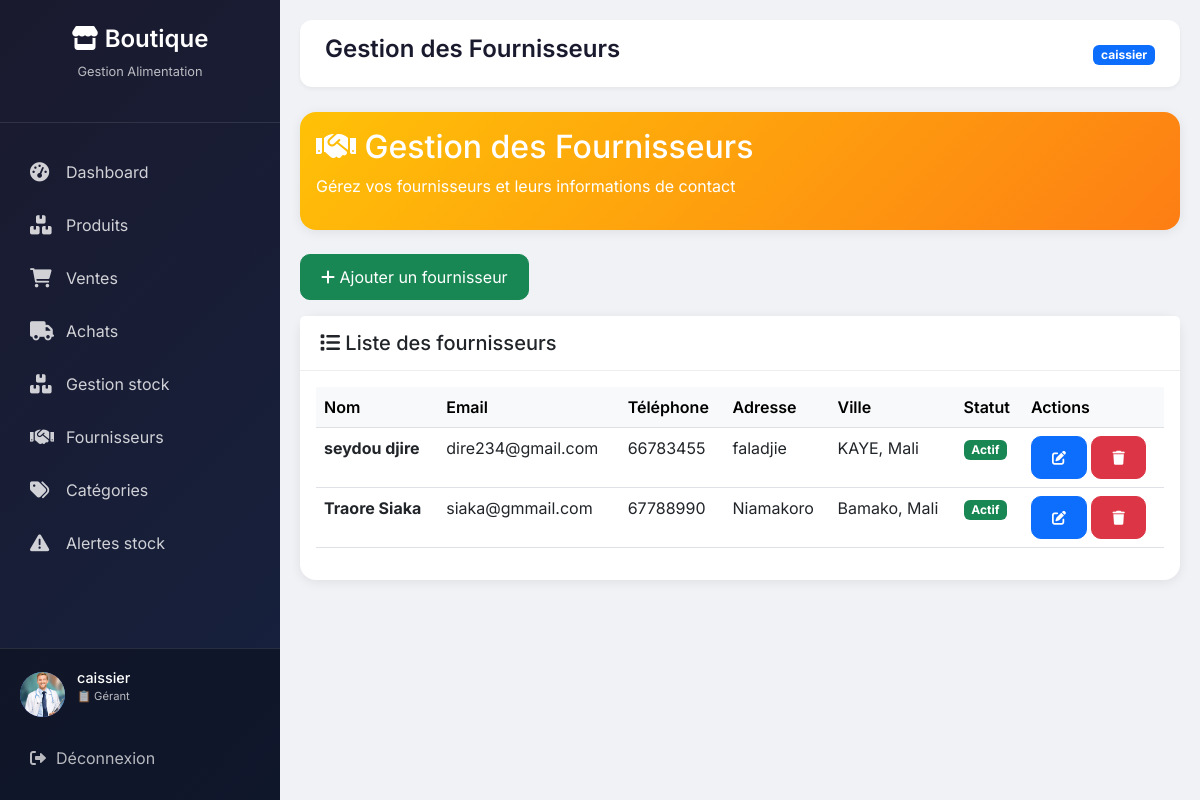
The page /fournisseurs/ (signed in) on the database its author committed.
### shop/models.py (models this page shows, shortened)
class Profil(models.Model):
    ROLE_CHOICES = (
        ('admin', 'Administrateur'),
        ('manager', 'Gérant'),
        ('comptable', 'Comptable'),
    )
    user = models.OneToOneField(User, on_delete=models.CASCADE)
    role = models.CharField(max_length=20, choices=ROLE_CHOICES,
                            default='manager')
    avatar = models.ImageField(upload_to='avatars/', blank=True, null=True)

class Fournisseur(models.Model):
    nom = models.CharField(max_length=150)
    email = models.EmailField(blank=True, null=True)
    phone = models.CharField(max_length=20)
    adresse = models.CharField(max_length=255)
    ville = models.CharField(max_length=100)
    pays = models.CharField(max_length=100)
    actif = models.BooleanField(default=True)
    date_creation = models.DateTimeField(auto_now_add=True)

### shop/views.py (the view)
# urls.py: path('fournisseurs/', views.liste_fournisseurs, name='liste_fournisseurs'),
@login_required
def liste_fournisseurs(request):
    fournisseurs_list = Fournisseur.objects.all().order_by('-date_creation')
    paginator = Paginator(fournisseurs_list, 10)
    page_number = request.GET.get('page', 1)
    fournisseurs = paginator.get_page(page_number)
    return render(request, 'shop/fournisseurs/liste.html', {'fournisseurs': fournisseurs})

### shop/templates/shop/fournisseurs/liste.html (shortened to what this page needs)
{% extends 'shop/base.html' %}
{% load static %}
{% block page_title %}Gestion des Fournisseurs{% endblock %}
{% block content %}
<div class="card text-white mb-4" style="background: linear-gradient(135deg, #ffc107 0%, #fd7e14 100%);">
    <div class="card-body">
        <h2><i class="fas fa-handshake"></i> Gestion des Fournisseurs</h2>
        <p>Gérez vos fournisseurs et leurs informations de contact</p>
    </div>
</div>
<div class="mb-3">
    <a href="{% url 'ajouter_fournisseur' %}" class="btn btn-success">
        <i class="fas fa-plus"></i> Ajouter un fournisseur
    </a>
</div>
<div class="card">
    <div class="card-header bg-white">
        <h5 class="mb-0"><i class="fas fa-list"></i> Liste des fournisseurs</h5>
    </div>
    <div class="card-body">
        <div class="table-responsive">
            <table class="table table-hover">
                <thead class="table-light">
                    <tr>
                        <th>Nom</th>
                        <th>Email</th>
                        <th>Téléphone</th>
                        <th>Adresse</th>
                        <th>Ville</th>
                        <th>Statut</th>
                        <th>Actions</th>
                    </tr>
                </thead>
                <tbody>
                    {% for f in fournisseurs %}
                    <tr>
                        <td><strong>{{ f.nom }}</strong></td>
                        <td>{{ f.email|default:"-" }}</small></td>
                        <td>{{ f.phone }}</small></td>
                        <td>{{ f.adresse|truncatechars:30|default:"-" }}</small></td>
                        <td>{{ f.ville }}{% if f.pays %}, {{ f.pays }}{% endif %}</small></td>
                        <td>
                            {% if f.actif %}
                            <span class="badge bg-success">Actif</span>
                            {% else %}
                            <span class="badge bg-danger">Inactif</span>
                            {% endif %}
                        </small></td>
                        <td>
                            <a href="{% url 'modifier_fournisseur' f.id %}" class="btn btn-sm btn-primary">
                                <i class="fas fa-edit"></i>
                            </a>
                            <a href="{% url 'supprimer_fournisseur' f.id %}" class="btn btn-sm btn-danger">
                                <i class="fas fa-trash"></i>
                            </a>
                        </small></td>
                    </tr>
                    {% endfor %}
                </tbody>
            </table>
        </div>
    </div>
</div>
{% endblock %}

### shop/templates/shop/base.html (shortened to what this page needs)
<!DOCTYPE html>
<html lang="fr">
<head>
    <link href="https://cdn.jsdelivr.net/npm/bootstrap@5.3.0/dist/css/bootstrap.min.css" rel="stylesheet">
    <link rel="stylesheet" href="https://cdnjs.cloudflare.com/ajax/libs/font-awesome/6.0.0-beta3/css/all.min.css">
</head>
<body>
<div class="sidebar" id="sidebar">
    <div class="sidebar-header">
        <h3><i class="fas fa-store"></i> Boutique</h3>
        <p>Gestion Alimentation</p>
    </div>
    <ul class="nav-menu">
        <li class="nav-item">
            <a href="
                {% if user.profil.role == 'admin' %}
                    {% url 'dashboard_admin' %}
                {% elif user.profil.role == 'comptable' %}
                    {% url 'dashboard_comptable' %}
                {% else %}
                    {% url 'dashboard_gerant' %}
                {% endif %}
            " class="nav-link">
                <i class="fas fa-tachometer-alt"></i>
                <span>Dashboard</span>
            </a>
        </li>
        {% if user.profil.role != 'comptable' %}
        <li class="nav-item">
            <a href="{% url 'liste_produits' %}" class="nav-link">
                <i class="fas fa-boxes"></i>
                <span>Produits</span>
            </a>
        </li>
        {% endif %}
        <li class="nav-item">
            <a href="{% url 'liste_ventes' %}" class="nav-link">
                <i class="fas fa-shopping-cart"></i>
                <span>Ventes</span>
            </a>
        </li>
        <li class="nav-item">
            <a href="{% url 'liste_achats' %}" class="nav-link">
                <i class="fas fa-truck"></i>
                <span>Achats</span>
            </a>
        </li>
        {% if user.profil.role != 'comptable' %}
        <li class="nav-item">
            <a href="{% url 'gestion_stock' %}" class="nav-link">
                <i class="fas fa-boxes"></i>
                <span>Gestion stock</span>
            </a>
        </li>
        {% endif %}
        {% if user.profil.role != 'comptable' %}
        <li class="nav-item">
            <a href="{% url 'liste_fournisseurs' %}" class="nav-link">
                <i class="fas fa-handshake"></i>
                <span>Fournisseurs</span>
            </a>
        </li>
        {% endif %}
        {% if user.profil.role != 'comptable' %}
        <li class="nav-item">
            <a href="{% url 'liste_categories' %}" class="nav-link">
                <i class="fas fa-tags"></i>
                <span>Catégories</span>
            </a>
        </li>
        {% endif %}
        {% if user.profil.role != 'comptable' %}
        <li class="nav-item">
            <a href="{% url 'alertes_stock' %}" class="nav-link">
                <i class="fas fa-exclamation-triangle"></i>
                <span>Alertes stock</span>
            </a>
        </li>
        {% endif %}
    </ul>
    <div class="user-section">
        <div class="user-info">
            <div class="user-avatar">
                {% if user.profil.avatar %}
                    <img src="{{ user.profil.avatar.url }}" alt="{{ user.username }}">
                {% else %}
                    {{ user.username|make_list|first|upper }}
                {% endif %}
            </div>
            <div class="user-details">
                <h5>{{ user.username }}</h5>
                <p>
                    {% if user.profil.role == 'admin' %}
                        👑 Administrateur
                    {% elif user.profil.role == 'comptable' %}
                        💰 Comptable
                    {% else %}
                        📋 Gérant
                    {% endif %}
                </p>
            </div>
        </div>
        <a href="{% url 'deconnexion' %}" class="logout-link">
            <i class="fas fa-sign-out-alt"></i> Déconnexion
        </a>
    </div>
</div>
<div class="main-content" id="mainContent">
    <div class="top-bar">
        <h1 class="page-title">{% block page_title %}Dashboard{% endblock %}</h1>
        <div class="top-bar-right">
            <span class="badge bg-primary">{{ user.username }}</span>
        </div>
    </div>
    {% block content %}{% endblock %}
</div>
</body>
</html>

### shop/templates/shop/base.html (style rules this page uses)
* { margin: 0; padding: 0; box-sizing: border-box; }
body { font-family: 'Inter', sans-serif; background: #f0f2f5; }
.sidebar { position: fixed; left: 0; top: 0; width: 280px; height: 100%; background: linear-gradient(135deg, #1a1a2e 0%, #16213e 100%); color: white; transition: transform 0.3s ease; z-index: 1000; overflow-y: auto; display: flex; flex-direction: column; }
.sidebar-header { padding: 25px 20px; text-align: center; border-bottom: 1px solid rgba(255,255,255,0.1); margin-bottom: 20px; flex-shrink: 0; }
.sidebar-header h3 { font-size: 1.5rem; font-weight: 600; }
.sidebar-header p { font-size: 0.8rem; opacity: 0.7; margin-top: 5px; }
.nav-menu { list-style: none; padding: 0; margin: 0; flex: 1; }
.nav-item { margin: 5px 15px; }
.nav-link { display: flex; align-items: center; padding: 12px 15px; color: rgba(255,255,255,0.8); text-decoration: none; border-radius: 10px; transition: all 0.3s; gap: 12px; }
.nav-link i { width: 24px; font-size: 1.2rem; }
.user-section { padding: 20px; border-top: 1px solid rgba(255,255,255,0.1); background: rgba(0,0,0,0.3); flex-shrink: 0; }
.user-info { display: flex; align-items: center; gap: 12px; margin-bottom: 15px; }
.user-avatar { width: 45px; height: 45px; background: #667eea; border-radius: 50%; display: flex; align-items: center; justify-content: center; font-weight: bold; font-size: 1.2rem; overflow: hidden; }
.user-avatar img { width: 100%; height: 100%; object-fit: cover; }
.user-details h5 { font-size: 0.9rem; margin-bottom: 2px; }
.user-details p { font-size: 0.7rem; opacity: 0.7; }
.logout-link { display: flex; align-items: center; gap: 10px; color: rgba(255,255,255,0.7); text-decoration: none; padding: 10px; border-radius: 8px; transition: all 0.3s; }
.main-content { margin-left: 280px; padding: 20px; min-height: 100vh; }
.top-bar { background: white; border-radius: 12px; padding: 15px 25px; margin-bottom: 25px; display: flex; justify-content: space-between; align-items: center; box-shadow: 0 2px 4px rgba(0,0,0,0.05); }
.page-title { font-size: 1.5rem; font-weight: 600; color: #1a1a2e; }
.card { background: white; border-radius: 16px; box-shadow: 0 2px 12px rgba(0,0,0,0.08); border: none; margin-bottom: 25px; }
.card-header { background: white; border-bottom: 1px solid #eee; padding: 15px 20px; font-weight: 600; border-radius: 16px 16px 0 0; }
.btn { border-radius: 10px; padding: 10px 20px; }
.table th { background: #f8f9fa; font-weight: 600; }

### rows shown on the page
Fournisseur: nom "seydou djire", email "dire234@gmail.com", phone "66783455", adresse "faladjie", ville "KAYE", pays "Mali", actif "Actif"
Fournisseur: nom "Traore Siaka", email "siaka@gmmail.com", phone "67788990", adresse "Niamakoro", ville "Bamako", pays "Mali", actif "Actif"

### other values the page prints
{{ user.username }} "caissier"
